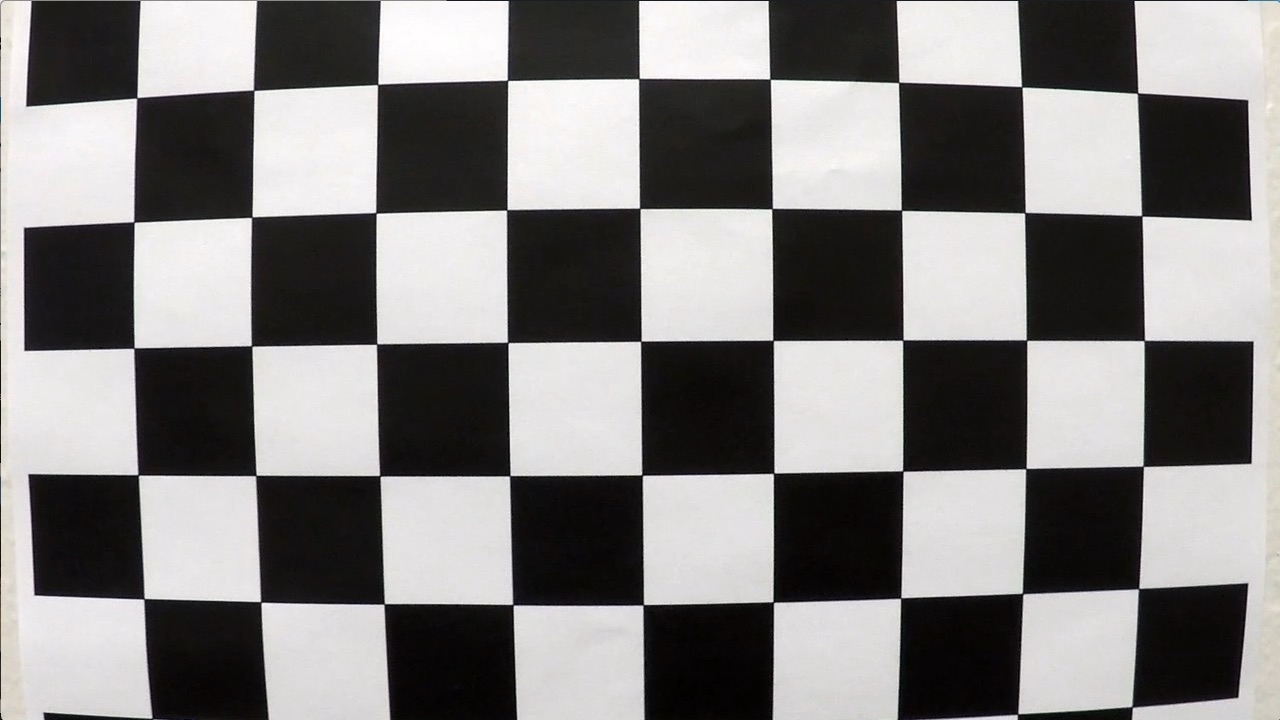
#> input picture camera_cal/calibration1.jpg, 1280 x 720 px; its folder holds 5 pictures in this run
$ jupyter execute --allow-errors OpenCV_Lane_Detection.ipynb   (shell and % lines are left out)   (older library calls are emulated)
#> lines starting #> are read from the running program, lines starting #| are printed output that depends on the picture; after the words box and inside, x2 and y2 are one past the last pixel; in counts of white or black regions, pixels touching at a corner belong together
# Lane Line Findings

Note: All the process to detect lane lines in test video is executed in `process_image` function in `Defining image processing method` section.

## Camera Calibration

[cell 1]
import numpy as np
import cv2
import matplotlib.pyplot as plt
import matplotlib.image as mpimg
import matplotlib.cm as cm
import glob

[cell 2]
def cal_undistort(img, objpoints, imgpoints):
    gray = cv2.cvtColor(img, cv2.COLOR_BGR2GRAY)
    ret, mtx, dist, rvecs, tvecs = cv2.calibrateCamera(objpoints, imgpoints, gray.shape[::-1], None,None)
    undist = cv2.undistort(img, mtx, dist, None, mtx)
    return undist, mtx, dist

def collect_callibration_points():
    objpoints = []
    imgpoints = []

    images = glob.glob('./camera_cal/calibration*.jpg')
    objp = np.zeros((6*9,3), np.float32)
    objp[:,:2] = np.mgrid[0:9,0:6].T.reshape(-1, 2)

    for fname in images:
        img = mpimg.imread(fname)
#> img is the input picture: shape (720, 1280, 3); mean R, G, B 130.1, 128.4, 127.8

        gray = cv2.cvtColor(img, cv2.COLOR_BGR2GRAY)
        ret, corners = cv2.findChessboardCorners(gray, (9, 6), None)
#> ret = False; corners = None

        if ret == True:
            imgpoints.append(corners)
            objpoints.append(objp)

    return imgpoints, objpoints

def compare_images(image1, image2, image1_exp="Image 1", image2_exp="Image 2"):
    f, (ax1, ax2) = plt.subplots(1, 2, figsize=(14, 6))
    f.tight_layout()
    ax1.imshow(image1,cmap=cm.gray)
    ax1.set_title(image1_exp, fontsize=20)
    ax2.imshow(image2,cmap=cm.gray)
    ax2.set_title(image2_exp, fontsize=20)
    plt.subplots_adjust(left=0., right=1, top=0.9, bottom=0.)


imgpoints, objpoints = collect_callibration_points()
img = mpimg.imread('./camera_cal/calibration3.jpg')
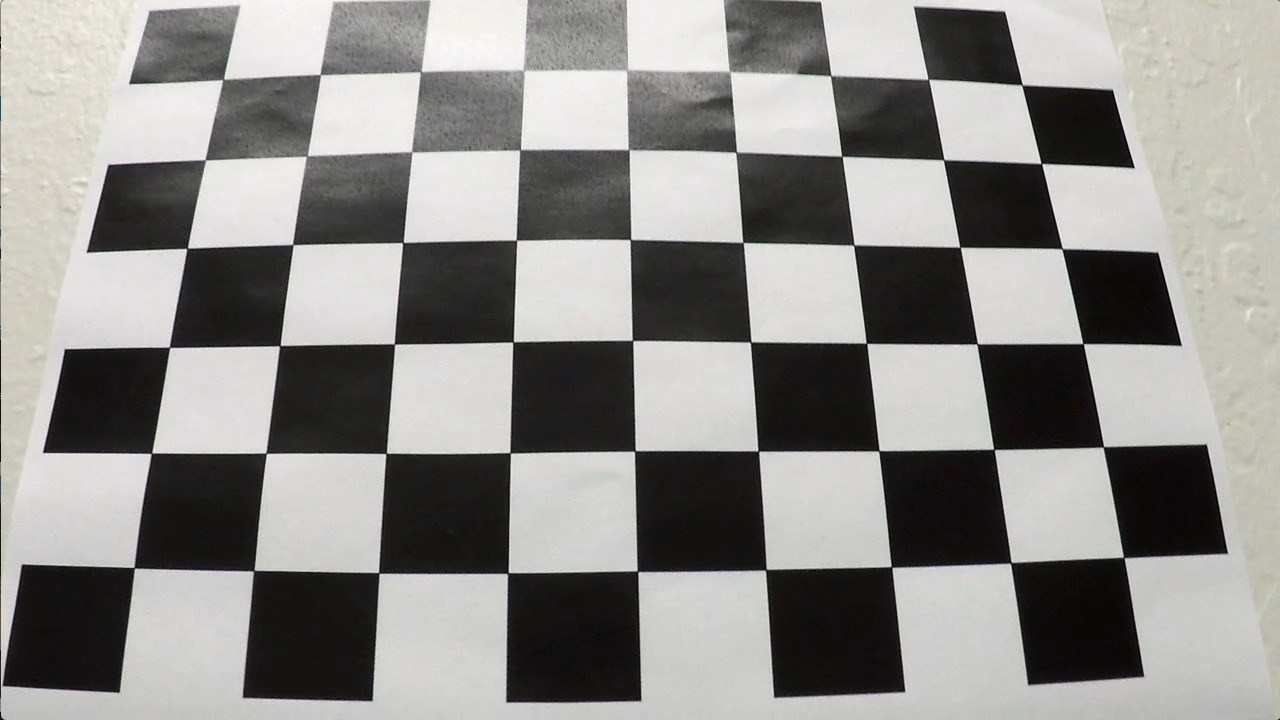
#> input picture camera_cal/calibration3.jpg, 1280 x 720 px
#> img is the input picture: shape (720, 1280, 3); mean R, G, B 141.8, 141, 138.1
undistorted, mtx, dist_coefficients = cal_undistort(img, objpoints, imgpoints)
#compare_images(img, undistorted, "Original Image", "Undistorted Image")

image_path = './images/path_1.jpg'
image = mpimg.imread(image_path)
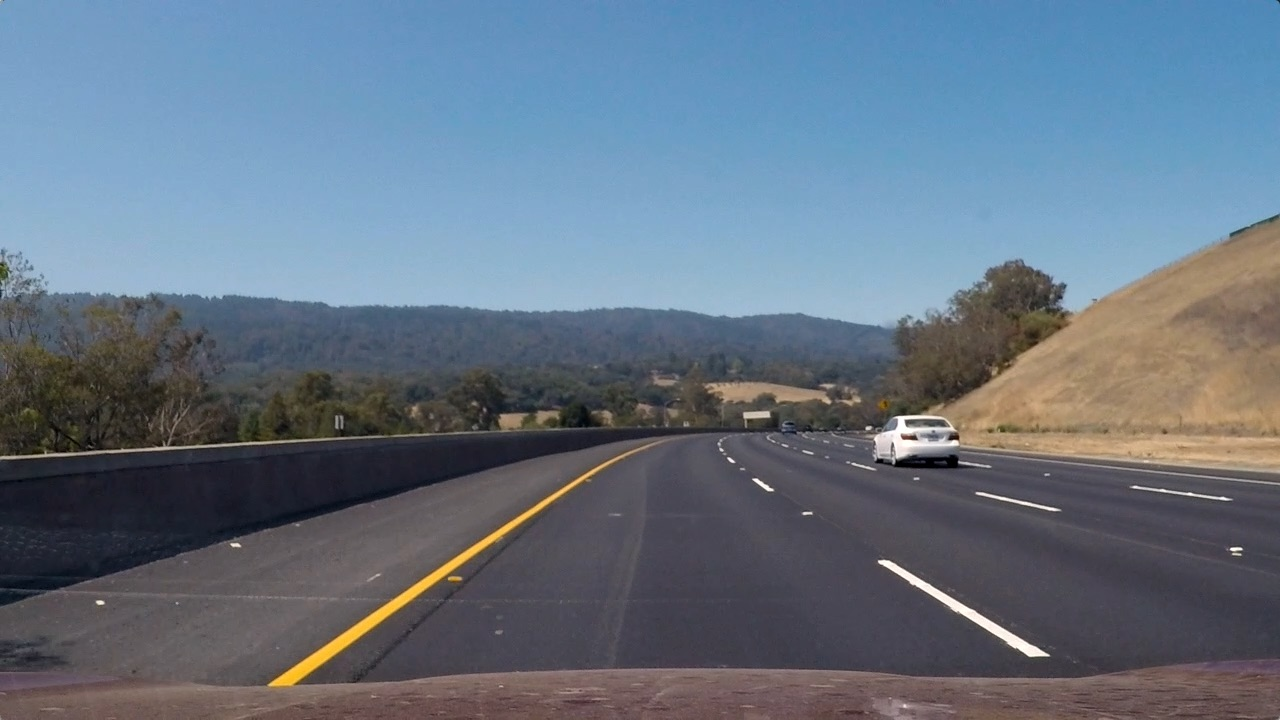
#> input picture images/path_1.jpg, 1280 x 720 px
#> image is the input picture: shape (720, 1280, 3); mean R, G, B 101.1, 115.3, 130.7
image, mtx, dist_coefficients = cal_undistort(image, objpoints, imgpoints)

## Gradient Thresholds

[cell 3]
def abs_sobel_thresh(image, orient='x', sobel_kernel=3, thresh=(0, 255)):
#> called with orient = 'x', sobel_kernel = 3, thresh = (20, 100)
    gray = cv2.cvtColor(image, cv2.COLOR_RGB2GRAY)
    isX = True if orient == 'x' else False
    sobel = cv2.Sobel(gray, cv2.CV_64F, isX, not isX)
    abs_sobel = np.absolute(sobel)
    scaled_sobel = np.uint8(255*abs_sobel/np.max(abs_sobel))
    grad_binary = np.zeros_like(scaled_sobel)
    grad_binary[(scaled_sobel >= thresh[0]) & (scaled_sobel <= thresh[1])] = 1

    return grad_binary

# [22 lines left out: functions mag_thresh, dir_threshold, not called in this run]

def apply_thresholds(image, ksize=3):
    gradx = abs_sobel_thresh(image, orient='x', sobel_kernel=ksize, thresh=(20, 100))
    grady = abs_sobel_thresh(image, orient='y', sobel_kernel=ksize, thresh=(20, 100))
    mag_binary = mag_thresh(image, sobel_kernel=ksize, mag_thresh=(30, 100))
    dir_binary = dir_threshold(image, sobel_kernel=ksize, thresh=(0.7, 1.3))

    combined = np.zeros_like(dir_binary)
    combined[((gradx == 1) & (grady == 1)) | ((mag_binary == 1) & (dir_binary == 1))] = 1

    return combined

#> (the rest of this cell did not finish here and is left out)

## Color Threshold

[cell 4]
def apply_color_threshold(image):
    hls = cv2.cvtColor(image, cv2.COLOR_RGB2HLS)
#> hls: shape (720, 1280, 3); mean of channels 0, 1, 2 96.4, 116.1, 61.5
    s_channel = hls[:,:,2]
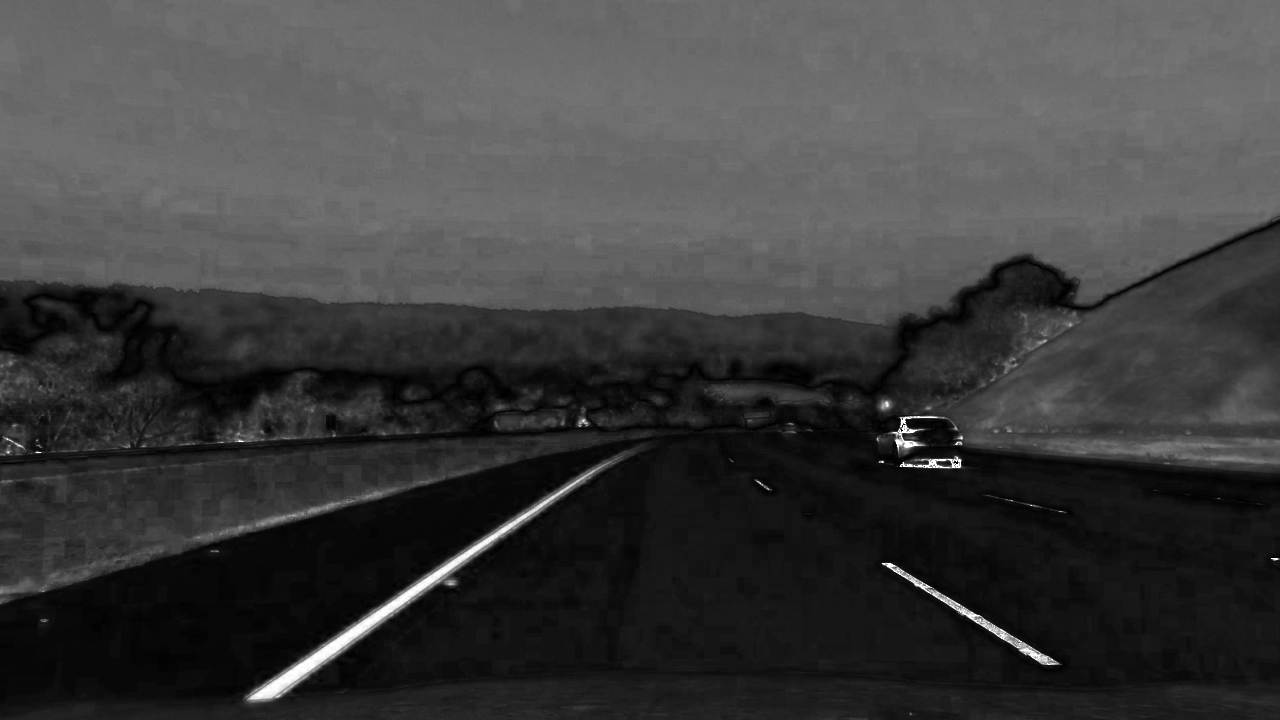
#> s_channel: shape (720, 1280); min 0, max 255, mean 61.5
    s_thresh_min = 170
    s_thresh_max = 255
    s_binary = np.zeros_like(s_channel)
    s_binary[(s_channel >= s_thresh_min) & (s_channel <= s_thresh_max)] = 1

    return s_binary


s_binary = apply_color_threshold(image)
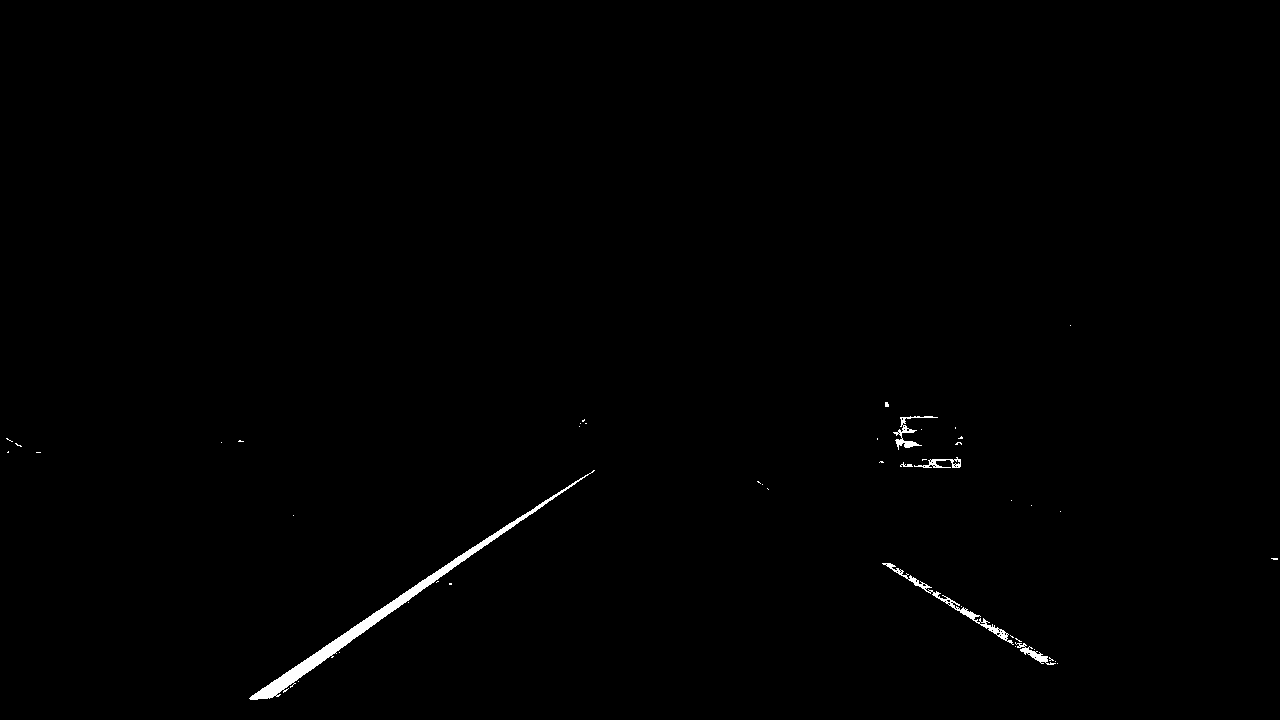
#> s_binary: shape (720, 1280); values 0 (black) and 1 (white), 0.52% white; 46 white regions (40 under 20 px), largest, box (x1, y1, x2, y2) and area: (249, 470, 595, 700) 3135, (882, 563, 1014, 645) 675, (893, 416, 938, 450) 313, (1015, 642, 1056, 665) 234, (914, 457, 961, 468) 196, (900, 462, 913, 467) 31
compare_images(image, s_binary, "Original Image", "Color Threshold")
